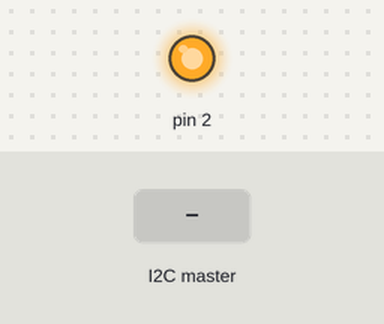
A sketch run on a simulated Arduino Leonardo, built with avr-gcc and run on an emulated ATmega32U4. Parts: output pins drawn as LEDs (lit = HIGH). The test bench sets the inputs (shaded band).

Above: at 1.2 s.
1.3 s: the I2C master sends "D"
At 1.9 s:
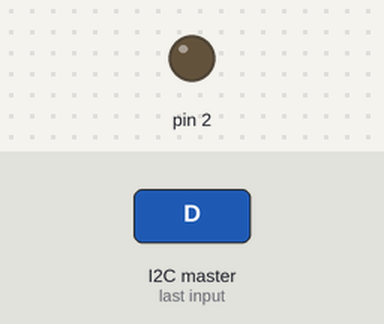
2.8 s: the I2C master sends "C"
At 4.0 s:
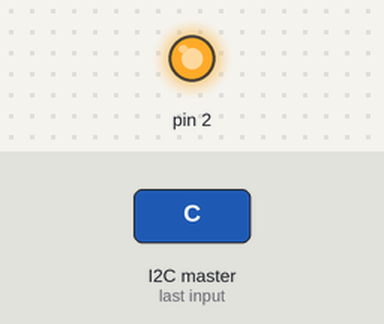
4.3 s: the I2C master sends "L"
At 5.4 s:
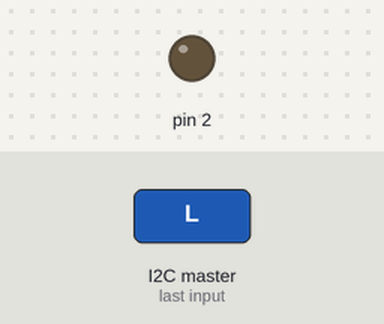
Timing chart, 0 to 7.3 s (numbered marks = the images above; inputs shaded):
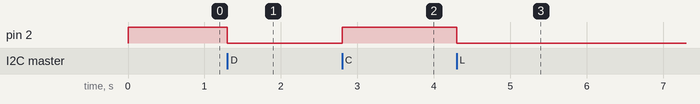

The sketch:

Slave2.ino
```cpp
//i2c Slave Code(Leonardo)
#include <Wire.h>
const int red = 2;
void setup()
{
  Wire.begin(5);
  Wire.onReceive(receiveEvent);


  pinMode(2,OUTPUT);


}
void loop()
{
  delay(100);
}

void receiveEvent(int howMany)
{
  while(Wire.available())
  {
    char c = Wire.read();

    if (c == 'C'){
      digitalWrite (2,HIGH);
    }

    if (c == 'D'){
      digitalWrite (2,LOW);
    }

  if (c == 'L'){
    digitalWrite(2,LOW);
  }
  }
}
```

Measured:
- after the input at 1.3 s, pin 2: HIGH → LOW at once
- after the input at 2.8 s, pin 2: LOW → HIGH at once
- after the input at 4.3 s, pin 2: HIGH → LOW at once
